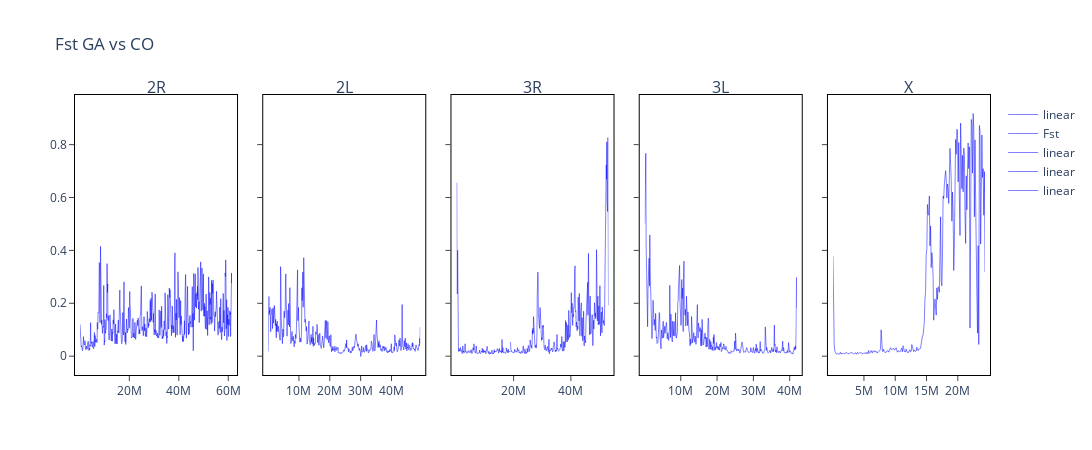

Notebook source saved alongside this figure:
### Code cell
from plotly.subplots import make_subplots
import plotly.graph_objects as go

fig = make_subplots(rows=1, cols=5, subplot_titles=("2R", "2L", "3R", "3L", "X"), shared_yaxes=True)

fig.add_trace(
    go.Scatter(x=a[1], y=a[0], name="linear",
                    line_shape='linear', line_color="#0000ff", line_width=0.5),
    row=1, col=1
)

fig.add_trace(go.Scatter(x=b[1], y=b[0], name="Fst",
                    line_shape='linear', line_color="#0000ff", line_width=0.5),
    row=1, col=2
)
fig.add_trace(go.Scatter(x=c[1], y=c[0], name="linear",
                    line_shape='linear', line_color="#0000ff", line_width=0.5),
    row=1, col=3
)
fig.update_xaxes(range=[-1e6, 6e7])

fig.add_trace(go.Scatter(x=d[1], y=d[0], name="linear",
                    line_shape='linear', line_color="#0000ff", line_width=0.5),
    row=1, col=4
)
fig.add_trace(go.Scatter(x=e[1], y=e[0], name="linear",
                    line_shape='linear', line_color="#0000ff", line_width=0.5),
    row=1, col=5
)
fig.update_layout(height=450, width=1200, title_text="Fst GA vs CO", yaxis_range=[0, 1], showlegend=True, plot_bgcolor = "white")
fig.update_xaxes(showline=True, linewidth=1, linecolor='black', ticks='outside', mirror=True)
fig.update_yaxes(showline=True, linewidth=1, linecolor='black', ticks='outside', mirror=True)
fig.update_layout(
    margin=dict(pad = 5),
)
fig.update_layout(
   xaxis = dict(
      tickmode = 'linear',
      tick0 = 0,
      dtick = 2e7,
   )
)
fig.show()

### Figure 1 — Plotly figure (JSON) as saved in the notebook; plotly's stock layout.template omitted (floating-point values rounded to 4 significant figures; data arrays with more than 128 entries replaced by an {"elided": "..."} marker saying what was removed)
{"data": [{"line": {"color": "#0000ff", "shape": "linear", "width": 0.5}, "name": "linear", "type": "scatter", "x": {"elided": "616 float values"}, "xaxis": "x", "y": {"elided": "616 float values"}, "yaxis": "y"}, {"line": {"color": "#0000ff", "shape": "linear", "width": 0.5}, "name": "Fst", "type": "scatter", "x": {"elided": "494 float values"}, "xaxis": "x2", "y": {"elided": "494 float values"}, "yaxis": "y2"}, {"line": {"color": "#0000ff", "shape": "linear", "width": 0.5}, "name": "linear", "type": "scatter", "x": {"elided": "532 float values"}, "xaxis": "x3", "y": {"elided": "532 float values"}, "yaxis": "y3"}, {"line": {"color": "#0000ff", "shape": "linear", "width": 0.5}, "name": "linear", "type": "scatter", "x": {"elided": "420 float values"}, "xaxis": "x4", "y": {"elided": "420 float values"}, "yaxis": "y4"}, {"line": {"color": "#0000ff", "shape": "linear", "width": 0.5}, "name": "linear", "type": "scatter", "x": {"elided": "244 float values"}, "xaxis": "x5", "y": {"elided": "244 float values"}, "yaxis": "y5"}], "layout": {"annotations": [{"font": {"size": 16}, "showarrow": false, "text": "2R", "x": 0.084, "xanchor": "center", "xref": "paper", "y": 1, "yanchor": "bottom", "yref": "paper"}, {"font": {"size": 16}, "showarrow": false, "text": "2L", "x": 0.292, "xanchor": "center", "xref": "paper", "y": 1, "yanchor": "bottom", "yref": "paper"}, {"font": {"size": 16}, "showarrow": false, "text": "3R", "x": 0.5, "xanchor": "center", "xref": "paper", "y": 1, "yanchor": "bottom", "yref": "paper"}, {"font": {"size": 16}, "showarrow": false, "text": "3L", "x": 0.708, "xanchor": "center", "xref": "paper", "y": 1, "yanchor": "bottom", "yref": "paper"}, {"font": {"size": 16}, "showarrow": false, "text": "X", "x": 0.916, "xanchor": "center", "xref": "paper", "y": 1, "yanchor": "bottom", "yref": "paper"}], "height": 450, "margin": {"pad": 5}, "plot_bgcolor": "white", "showlegend": true, "title": {"text": "Fst GA vs CO"}, "width": 1200, "xaxis": {"anchor": "y", "autorange": true, "domain": [0, 0.168], "dtick": 20000000, "linecolor": "black", "linewidth": 1, "mirror": true, "range": [50180.0, 61521270], "showline": true, "tick0": 0, "tickmode": "linear", "ticks": "outside", "type": "linear"}, "xaxis2": {"anchor": "y2", "autorange": true, "domain": [0.208, 0.376], "linecolor": "black", "linewidth": 1, "mirror": true, "range": [52310.0, 49329161], "showline": true, "ticks": "outside", "type": "linear"}, "xaxis3": {"anchor": "y3", "autorange": true, "domain": [0.416, 0.584], "linecolor": "black", "linewidth": 1, "mirror": true, "range": [50240.0, 53148027], "showline": true, "ticks": "outside", "type": "linear"}, "xaxis4": {"anchor": "y4", "autorange": true, "domain": [0.624, 0.792], "linecolor": "black", "linewidth": 1, "mirror": true, "range": [70270.0, 41941499], "showline": true, "ticks": "outside", "type": "linear"}, "xaxis5": {"anchor": "y5", "autorange": true, "domain": [0.832, 1], "linecolor": "black", "linewidth": 1, "mirror": true, "range": [50250.0, 24350000.0], "showline": true, "ticks": "outside", "type": "linear"}, "yaxis": {"anchor": "x", "autorange": true, "domain": [0, 1], "linecolor": "black", "linewidth": 1, "mirror": true, "range": [-0.05227, 0.9688], "showline": true, "ticks": "outside", "type": "linear"}, "yaxis2": {"anchor": "x2", "autorange": true, "domain": [0, 1], "linecolor": "black", "linewidth": 1, "matches": "y", "mirror": true, "range": [-0.05227, 0.9688], "showline": true, "showticklabels": false, "ticks": "outside", "type": "linear"}, "yaxis3": {"anchor": "x3", "autorange": true, "domain": [0, 1], "linecolor": "black", "linewidth": 1, "matches": "y", "mirror": true, "range": [-0.05227, 0.9688], "showline": true, "showticklabels": false, "ticks": "outside", "type": "linear"}, "yaxis4": {"anchor": "x4", "autorange": true, "domain": [0, 1], "linecolor": "black", "linewidth": 1, "matches": "y", "mirror": true, "range": [-0.05227, 0.9688], "showline": true, "showticklabels": false, "ticks": "outside", "type": "linear"}, "yaxis5": {"anchor": "x5", "autorange": true, "domain": [0, 1], "linecolor": "black", "linewidth": 1, "matches": "y", "mirror": true, "range": [-0.05227, 0.9688], "showline": true, "showticklabels": false, "ticks": "outside", "type": "linear"}}}
